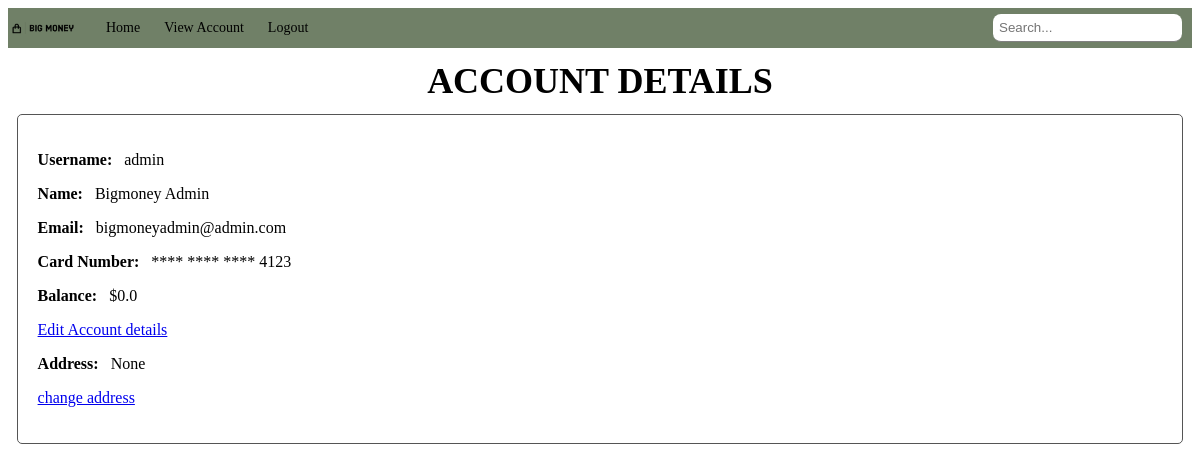
The app's page /view_account/ (signed in), older data.
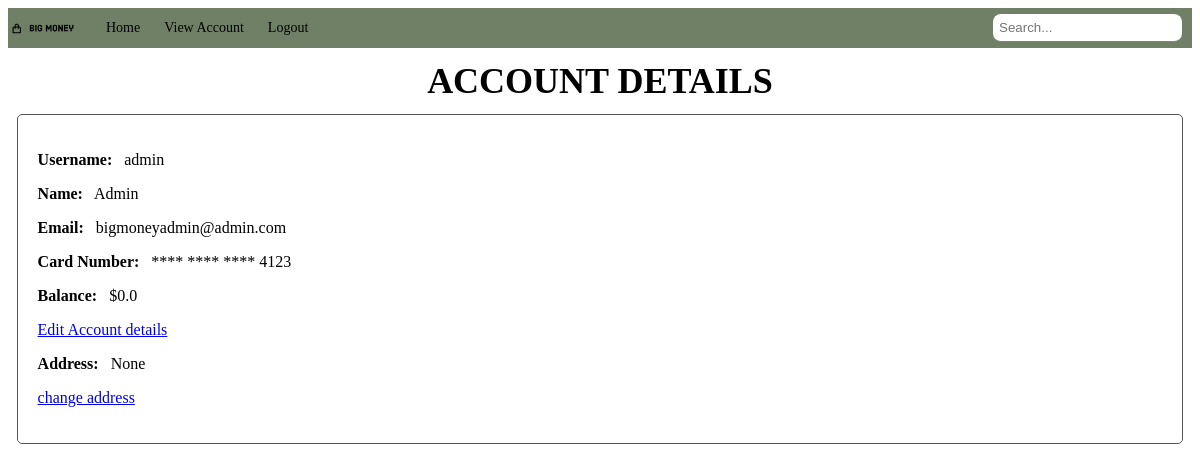
The same page, newer data.
### bigMoney/models.py (models this page shows, shortened)
class User(AbstractUser):
    USER_ROLES = (
        ("S", "Seller"),
        ("C", "Customer")
    )
    role = models.CharField(max_length=1, blank=False, choices=USER_ROLES, default="S")
    card_number = models.CharField(max_length=16, null=True, validators=[MinLengthValidator(16)])
    email = models.EmailField(max_length=255, default="")
    name = models.CharField(max_length=255, default="New User")
    balance = models.FloatField(default=0.0)
    address = models.ForeignKey(Address, on_delete=models.CASCADE, null=True)
    available_merch = models.ManyToManyField(merchandise, default=None)
    ShoppingCart = models.ForeignKey(shoppingCart, on_delete=models.CASCADE, null=True)
    Orders = models.ManyToManyField(Order, default=None)
    is_approved = models.BooleanField(default=None, null=True)

### bigMoney/views.py (the view)
# urls.py: path("view_account/", views.view_account_details, name="view-account"),
@login_required
def view_account_details(request):
    user = request.user
    context = {
        'username': user.username,
        'name': user.name,
        'email': user.email,
        'balance': user.balance,
        'address': user.address,
        'card_number': user.card_number
    }
    return render(request, "view_account_details.html", context)

### bigMoney/templates/view_account_details.html
{% extends 'base.html' %}
{% block content %}
    <h1 class='page-title'>Account Details</h1>
    <div class=form>
        <p><strong class="descriptor">Username:</strong> {{ username }}</p>
        <p><strong class="descriptor">Name:</strong> {{ name }}</p>
        <p><strong class="descriptor">Email:</strong> {{ email }}</p>
        <p><strong class="descriptor">Card Number:</strong> **** **** **** {{ card_number|slice:":15"|slice:"11:" }}</p>
        <p><strong class="descriptor">Balance:</strong> ${{balance}}</p>
        <p class="edit-link"><a href="{% url 'edit-account' %}">Edit Account details</a></p>
        <p><strong class="descriptor">Address:</strong> {{address|safe}}</p>
        <p class="edit-link"><a href="{% url 'change-address' %}">change address</a></p>
    </div>
{% endblock %}

Row changes from the older to the newer data that the page shows:
changed User "admin": name "Bigmoney Admin" → "Admin"
